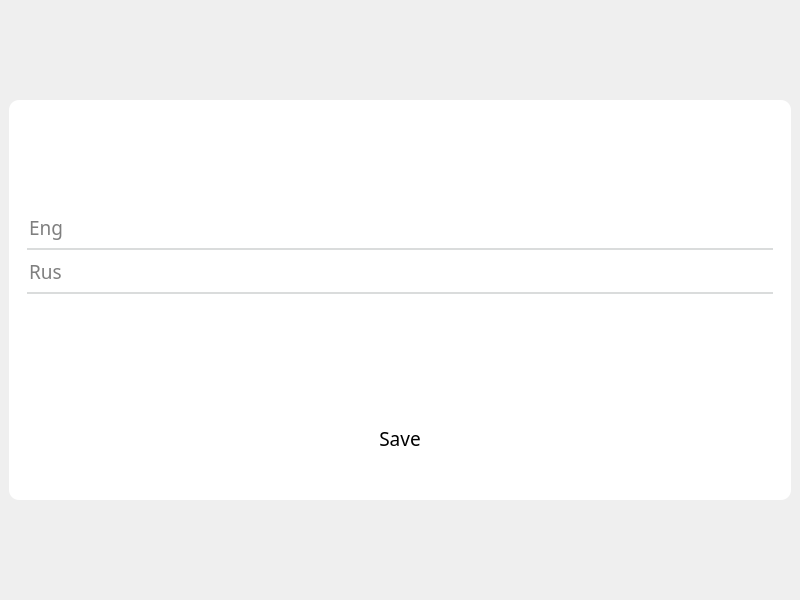
<?xml version="1.0" encoding="UTF-8"?>
<ui version="4.0">
 <class>MainWindow</class>
 <widget class="QMainWindow" name="MainWindow">
  <property name="geometry">
   <rect>
    <x>0</x>
    <y>0</y>
    <width>800</width>
    <height>600</height>
   </rect>
  </property>
  <property name="windowTitle">
   <string>MainWindow</string>
  </property>
  <property name="styleSheet">
   <string notr="true">QGroupBox { border: none; }
QLineEdit { border: none; }
QPushButton {
    border: none;
    color: black;
}
QPushButton:hover {
    color: grey;
}</string>
  </property>
  <widget class="QWidget" name="centralwidget">
   <property name="styleSheet">
    <string notr="true">background-image: url(&quot;D:/Python/PyQt/oxford_words/fon.png&quot;);
background-repeat: no-repeat;
background-position: center center;
background-attachment: fixed;
background-clip: padding-box;</string>
   </property>
   <layout class="QVBoxLayout" name="verticalLayout_3">
    <item>
     <widget class="QWidget" name="mainGroupWidget" native="true">
      <property name="sizePolicy">
       <sizepolicy hsizetype="Expanding" vsizetype="Expanding">
        <horstretch>0</horstretch>
        <verstretch>0</verstretch>
       </sizepolicy>
      </property>
      <property name="maximumSize">
       <size>
        <width>16777215</width>
        <height>400</height>
       </size>
      </property>
      <property name="styleSheet">
       <string notr="true">background-color: rgb(255, 255, 255);
border-radius: 10px;
</string>
      </property>
      <layout class="QVBoxLayout" name="verticalLayout_2">
       <item>
        <widget class="QPushButton" name="backButton">
         <property name="sizePolicy">
          <sizepolicy hsizetype="Expanding" vsizetype="Expanding">
           <horstretch>0</horstretch>
           <verstretch>0</verstretch>
          </sizepolicy>
         </property>
         <property name="maximumSize">
          <size>
           <width>45</width>
           <height>40</height>
          </size>
         </property>
         <property name="text">
          <string/>
         </property>
         <property name="icon">
          <iconset>
           <normaloff>back-arrow.png</normaloff>back-arrow.png</iconset>
         </property>
         <property name="iconSize">
          <size>
           <width>45</width>
           <height>40</height>
          </size>
         </property>
        </widget>
       </item>
       <item>
        <widget class="QGroupBox" name="wordsGroupBox">
         <property name="sizePolicy">
          <sizepolicy hsizetype="Expanding" vsizetype="Expanding">
           <horstretch>0</horstretch>
           <verstretch>0</verstretch>
          </sizepolicy>
         </property>
         <property name="maximumSize">
          <size>
           <width>16777215</width>
           <height>100</height>
          </size>
         </property>
         <property name="styleSheet">
          <string notr="true"/>
         </property>
         <layout class="QVBoxLayout" name="verticalLayout">
          <item>
           <widget class="QLineEdit" name="eng_word">
            <property name="sizePolicy">
             <sizepolicy hsizetype="Expanding" vsizetype="Expanding">
              <horstretch>0</horstretch>
              <verstretch>0</verstretch>
             </sizepolicy>
            </property>
            <property name="maximumSize">
             <size>
              <width>16777215</width>
              <height>40</height>
             </size>
            </property>
            <property name="font">
             <font>
              <family>Century Gothic</family>
              <pointsize>14</pointsize>
             </font>
            </property>
            <property name="acceptDrops">
             <bool>true</bool>
            </property>
            <property name="echoMode">
             <enum>QLineEdit::Normal</enum>
            </property>
            <property name="placeholderText">
             <string>Eng</string>
            </property>
           </widget>
          </item>
          <item>
           <widget class="QFrame" name="separator">
            <property name="sizePolicy">
             <sizepolicy hsizetype="Expanding" vsizetype="Expanding">
              <horstretch>0</horstretch>
              <verstretch>0</verstretch>
             </sizepolicy>
            </property>
            <property name="maximumSize">
             <size>
              <width>16777215</width>
              <height>2</height>
             </size>
            </property>
            <property name="styleSheet">
             <string notr="true">background-color: rgb(218, 220, 220);</string>
            </property>
            <property name="frameShape">
             <enum>QFrame::Panel</enum>
            </property>
            <property name="frameShadow">
             <enum>QFrame::Raised</enum>
            </property>
            <property name="lineWidth">
             <number>2</number>
            </property>
           </widget>
          </item>
          <item>
           <widget class="QLineEdit" name="rus_word">
            <property name="sizePolicy">
             <sizepolicy hsizetype="Expanding" vsizetype="Expanding">
              <horstretch>0</horstretch>
              <verstretch>0</verstretch>
             </sizepolicy>
            </property>
            <property name="maximumSize">
             <size>
              <width>16777215</width>
              <height>40</height>
             </size>
            </property>
            <property name="font">
             <font>
              <family>Century Gothic</family>
              <pointsize>14</pointsize>
             </font>
            </property>
            <property name="text">
             <string/>
            </property>
            <property name="placeholderText">
             <string>Rus</string>
            </property>
           </widget>
          </item>
          <item>
           <widget class="QFrame" name="separator_1">
            <property name="sizePolicy">
             <sizepolicy hsizetype="Expanding" vsizetype="Expanding">
              <horstretch>0</horstretch>
              <verstretch>0</verstretch>
             </sizepolicy>
            </property>
            <property name="maximumSize">
             <size>
              <width>16777215</width>
              <height>2</height>
             </size>
            </property>
            <property name="styleSheet">
             <string notr="true">background-color: rgb(218, 220, 220);</string>
            </property>
            <property name="frameShape">
             <enum>QFrame::Panel</enum>
            </property>
            <property name="frameShadow">
             <enum>QFrame::Raised</enum>
            </property>
            <property name="lineWidth">
             <number>2</number>
            </property>
           </widget>
          </item>
         </layout>
        </widget>
       </item>
       <item>
        <widget class="QLabel" name="info_message">
         <property name="sizePolicy">
          <sizepolicy hsizetype="Expanding" vsizetype="Expanding">
           <horstretch>0</horstretch>
           <verstretch>0</verstretch>
          </sizepolicy>
         </property>
         <property name="maximumSize">
          <size>
           <width>16777215</width>
           <height>50</height>
          </size>
         </property>
         <property name="font">
          <font>
           <family>Century Gothic</family>
           <pointsize>14</pointsize>
           <weight>75</weight>
           <bold>true</bold>
          </font>
         </property>
         <property name="styleSheet">
          <string notr="true">color: rgb(255, 126, 128);</string>
         </property>
         <property name="text">
          <string/>
         </property>
         <property name="alignment">
          <set>Qt::AlignCenter</set>
         </property>
        </widget>
       </item>
       <item>
        <widget class="QWidget" name="saveWidget" native="true">
         <property name="sizePolicy">
          <sizepolicy hsizetype="Expanding" vsizetype="Expanding">
           <horstretch>0</horstretch>
           <verstretch>0</verstretch>
          </sizepolicy>
         </property>
         <property name="maximumSize">
          <size>
           <width>16777215</width>
           <height>50</height>
          </size>
         </property>
         <layout class="QHBoxLayout" name="horizontalLayout_2">
          <item>
           <widget class="QPushButton" name="saveButton">
            <property name="sizePolicy">
             <sizepolicy hsizetype="Expanding" vsizetype="Expanding">
              <horstretch>0</horstretch>
              <verstretch>0</verstretch>
             </sizepolicy>
            </property>
            <property name="maximumSize">
             <size>
              <width>120</width>
              <height>40</height>
             </size>
            </property>
            <property name="font">
             <font>
              <family>Century Gothic</family>
              <pointsize>14</pointsize>
             </font>
            </property>
            <property name="layoutDirection">
             <enum>Qt::LeftToRight</enum>
            </property>
            <property name="text">
             <string>Save</string>
            </property>
            <property name="icon">
             <iconset>
              <normaloff>save.png</normaloff>save.png</iconset>
            </property>
           </widget>
          </item>
         </layout>
        </widget>
       </item>
      </layout>
     </widget>
    </item>
   </layout>
  </widget>
 </widget>
 <resources/>
 <connections/>
</ui>
